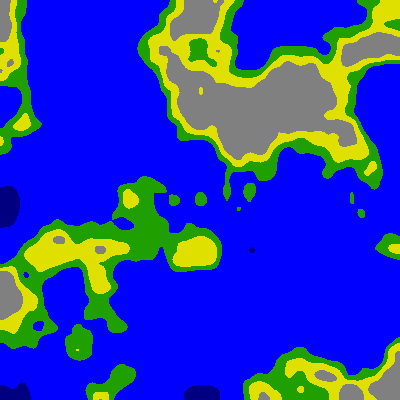
Frame 1 (no input)
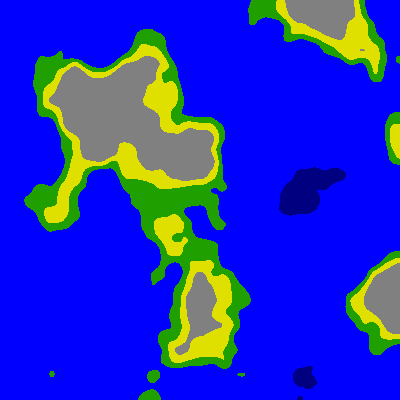
Frame 60 (no input)
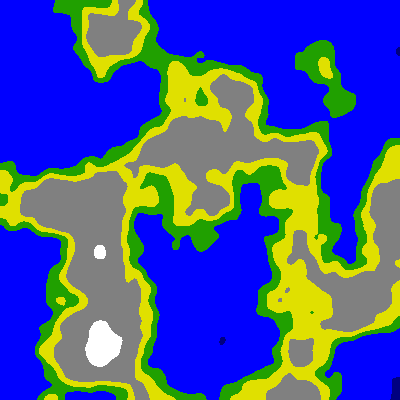
Frame 120 (the mouse pressed at the canvas centre since frame 60)

The p5.js sketch that drew these frames (run headless with seeded random() and noise() and a simulated clock; from frame 60 on, the mouse is pressed at the canvas centre):

// p5.js sketch
// ── sketch.js

let noiseScal = 0.01;

function setup() {
  createCanvas(400, 400);
  pixelDensity(1);
  // frameRate(1);
}

var off = 0;

function draw() {
  background("aqua");
  loadPixels();
  
  // off = 0;
  var yoff = 0;
  for (var y = 0; y < height; y++) {
    var xoff = 0;
    for (var x = 0; x < width; x++) {
      var index = (x + y * width) * 4;
      pixels[index + 0] = red(colorPicker(noise(xoff,off)));
      pixels[index + 1] = green(colorPicker(noise(xoff,off)));
      pixels[index + 2] = blue(colorPicker(noise(xoff,off)));
      pixels[index + 3] = 255;
      xoff += noiseScal;
    }
    off+=noiseScal ;
  }
  updatePixels();
  //noLoop();
}

function colorPicker(noiseVal){
   if(noiseVal <= 0.2)
       return color(0, 0, 128);
      
   else if(noiseVal > 0.2 && noiseVal <= 0.5)
       return color(0, 0, 255);
   
   else if(noiseVal > 0.3 && noiseVal <= 0.45) 
       return color(0, 128, 255);

   else if(noiseVal > 0.45 && noiseVal <= 0.5)
       return color(240, 240, 64);
   
   else if(noiseVal > 0.5 && noiseVal <= 0.55)
       return color(32, 160, 0);

   else if(noiseVal > 0.55 && noiseVal <= 0.6)
       return color(224, 224, 0);
  
   else if(noiseVal > 0.6 && noiseVal <= 0.75)
       return color(128, 128, 128);

   else
       return color(255, 255, 255);
   
}
    
